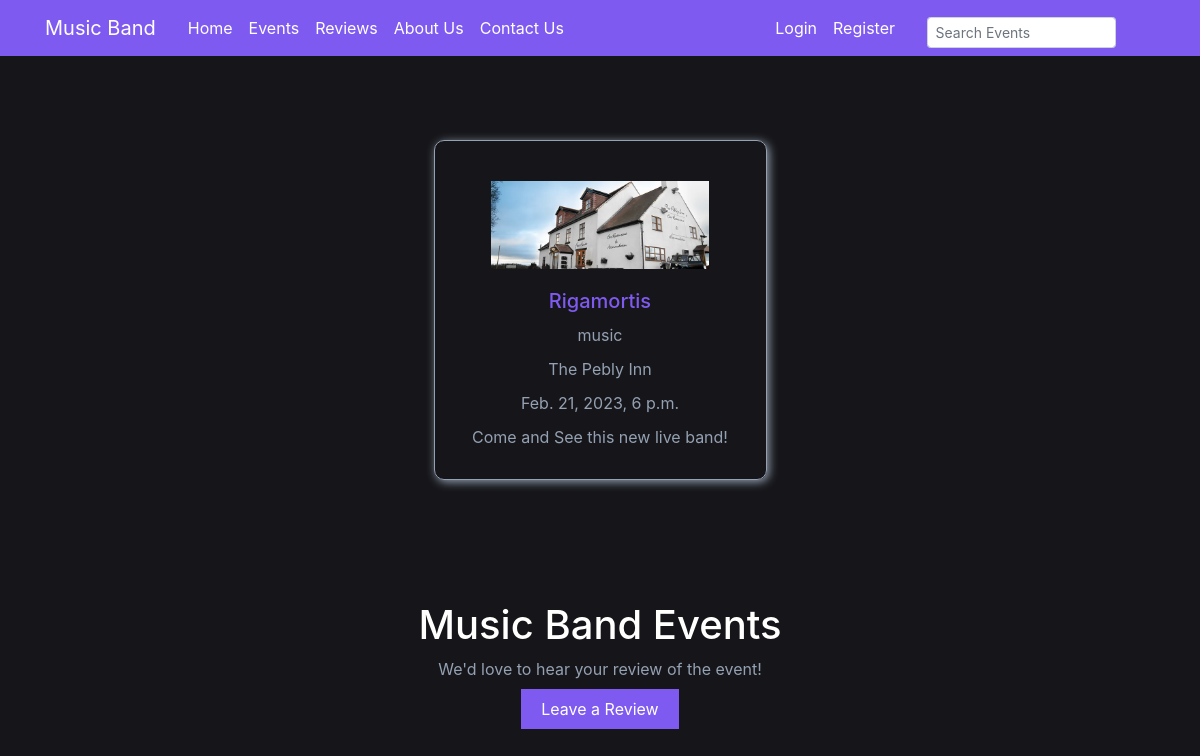
The app's page /events/1/ with its own data.
### events/models.py (models this page shows, shortened)
class Event(models.Model):
    name = models.CharField(max_length=100)
    event_type = models.CharField(max_length=50)
    location = models.CharField(max_length=100)
    date = models.DateTimeField()
    description = models.TextField()
    photo = models.ImageField(upload_to='')

### events/views.py (the view)
# urls.py: path('events/<int:pk>/', EventsDetailView.as_view(), name='event-detail'), # 'events/<int:pk>/' maps to the event detail page
class EventsDetailView(DetailView): # This view is used to display the details of a single event
    model = Event # Tells the view which model to query

### events/templates/events/event_detail.html (shortened to what this page needs)
{% extends "events/base.html" %}
{% load rating_stars %}
{% block content %}
    <div class="event-detail-container">
        <div class="event-card">
            <img class="event-card-photo" src="{{ object.photo.url }}">
            <h3 class="event-card-title">{{ object.name }}</h3>
            <p class="event-card-type">{{ object.event_type }}</p>
            <p class="event-card-location">{{ object.location }}</p>
            <p class="event-card-date">{{ object.date }}</p>
            <p class="event-card-description">{{ object.description }}</p>
        </div>
    </div>
    <div class="banner-content">
        <h1 class="banner-headline">Music Band Events</h1>
        <p class="banner-paragraph">We'd love to hear your review of the event!</p>
        <a href="{% url "review-create" %}" class="banner-button">Leave a Review</a>
    </div>
{% endblock content %}

### events/static/events/main.css (style rules this page uses)
body { background: #16161a; color: #333333; margin-top: 5rem; }
h1, h2, h3, h4, h5, h6 { color: #fffffe; }
p { color: #fffffe; }
.banner-content { text-align: center; padding-top: 10%; margin-bottom: 40px; }
.banner-headline { color: #fffffe; }
.banner-paragraph { color: #94a1b2; }
.banner-button { background-color: #7f5af0; color: #fffffe; padding: 10px 20px; text-decoration: none; }
.event-card { width: 30%; margin: 10px; text-align: center; border: 1px solid #94a1b2; border-radius: 10px; padding: 20px; box-shadow: 2px 2px 10px #94a1b2; }
.event-card-title { font-size: 20px; margin-bottom: 10px; color: #7f5af0; }
.event-card-type { font-size: 16px; color: #94a1b2; margin-bottom: 10px; }
.event-card-location { font-size: 16px; margin-bottom: 10px; color: #94a1b2; }
.event-card-date { font-size: 16px; margin-bottom: 10px; color: #94a1b2; }
.event-card-description { font-size: 16px; margin-bottom: 10px; color: #94a1b2; }
.event-card-photo { width: 75%; height: auto; margin-top: 20px; margin-bottom: 20px; }
.event-detail-container { display: flex; justify-content: center; align-items: center; padding-top: 50px; }

### records on screen
Event: photo (picture), name "Rigamortis", event_type "music", location "The Pebly Inn", date "Feb. 21, 2023, 6 p.m.", description "Come and See this new live band!"
